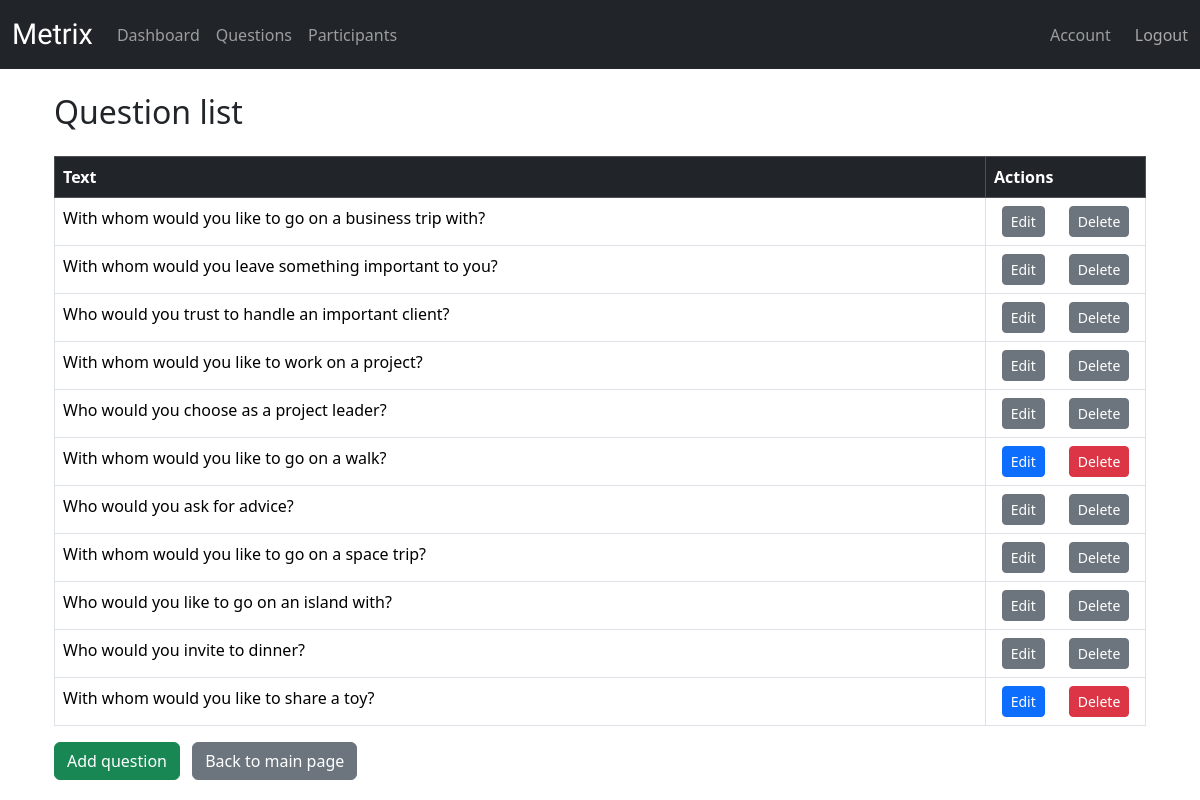
Screenshot of /questions/ (signed in) with the database file from the repository.
### metrix/models.py (models this page shows, shortened)
class Question(models.Model):
    question_id = models.AutoField(primary_key=True)
    text = models.TextField(validators=[MaxLengthValidator(255)])
    created_at = models.DateTimeField(auto_now_add=True)

### metrix/views.py (the view)
# urls.py: path('questions/', QuestionListView.as_view(), name='question_list'),
class QuestionListView(LoginRequiredMixin, ListView):
    model = Question
    template_name = 'metrix/question_list.html'
    context_object_name = 'questions'
    ordering = ['-created_at']
    def get_context_data(self, **kwargs):
        context = super().get_context_data(**kwargs)
        used_question_ids = ResearchQuestion.objects.values_list('question_id', flat=True).distinct()
        context['used_question_ids'] = set(used_question_ids)  # set dla szybszego sprawdzania w templatce
        return context

### metrix/templates/metrix/question_list.html (shortened to what this page needs)
{% extends "metrix/base.html" %}
{% block content %}
<div class="container mt-4">
    <h2 class="mb-4">Question list</h2>
    {% if questions %}
        <table class="table table-bordered table-hover">
            <thead class="table-dark">
                <tr>
                    <th>Text</th>
                    <th style="width: 160px;">Actions</th>
                </tr>
            </thead>
            <tbody>
                {% for question in questions %}
                    <tr>
                        <td>{{ question.text }}</td>
                        <td class="text-center">
                          <div style="display: flex; justify-content: center; gap: 1.5rem;">
                            {% if question.pk in used_question_ids %}
                              <button class="btn btn-sm btn-secondary edit-disabled-btn" type="button"
                                data-question-id="{{ question.pk }}">
                                Edit
                              </button>
                              <button class="btn btn-sm btn-secondary delete-disabled-btn" type="button"
                                data-question-id="{{ question.pk }}">
                                Delete
                              </button>
                            {% else %}
                              <a href="{% url 'question-edit' question.pk %}" class="btn btn-sm btn-primary">Edit</a>
                              <a href="{% url 'question-delete' question.pk %}" class="btn btn-sm btn-danger"
                                 onclick="return confirm('Are you sure you want to delete this question?');">Delete</a>
                            {% endif %}
                              </div>
                            </td>
                    </tr>
                {% endfor %}
            </tbody>
        </table>
    {% else %}
        <div class="alert alert-info">No questions available.</div>
    {% endif %}
    <a href="{% url 'question-add' %}" class="btn btn-success me-2">Add question</a>
    <a href="{% url 'research' %}" class="btn btn-secondary">Back to main page</a>
</div>
{% endblock %}

### rows the page displays
Question: text "With whom would you like to go on a business trip with?"
Question: text "With whom would you leave something important to you?"
Question: text "Who would you trust to handle an important client?"
Question: text "With whom would you like to work on a project?"
Question: text "Who would you choose as a project leader?"
Question: text "With whom would you like to go on a walk?", shows "Edit"
Question: text "Who would you ask for advice?"
Question: text "With whom would you like to go on a space trip?"
Question: text "Who would you like to go on an island with?"
Question: text "Who would you invite to dinner?"
Question: text "With whom would you like to share a toy?", shows "Edit"
